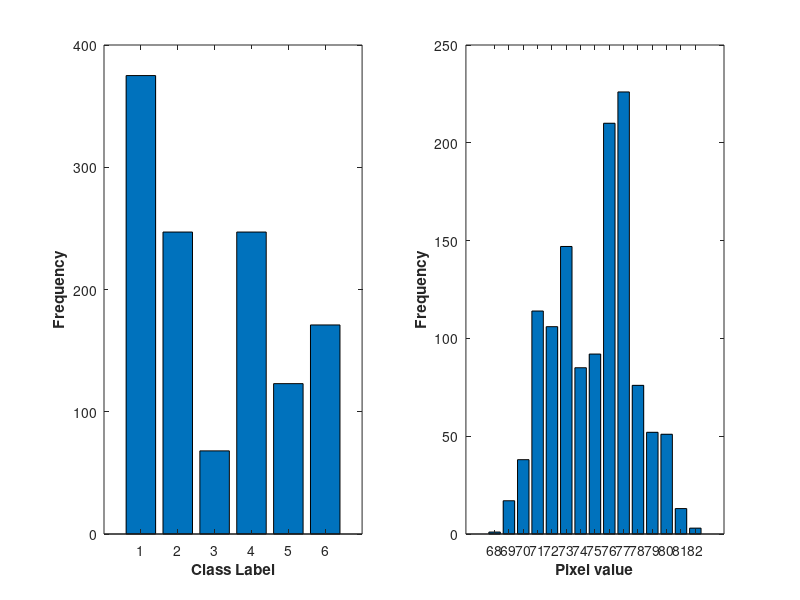
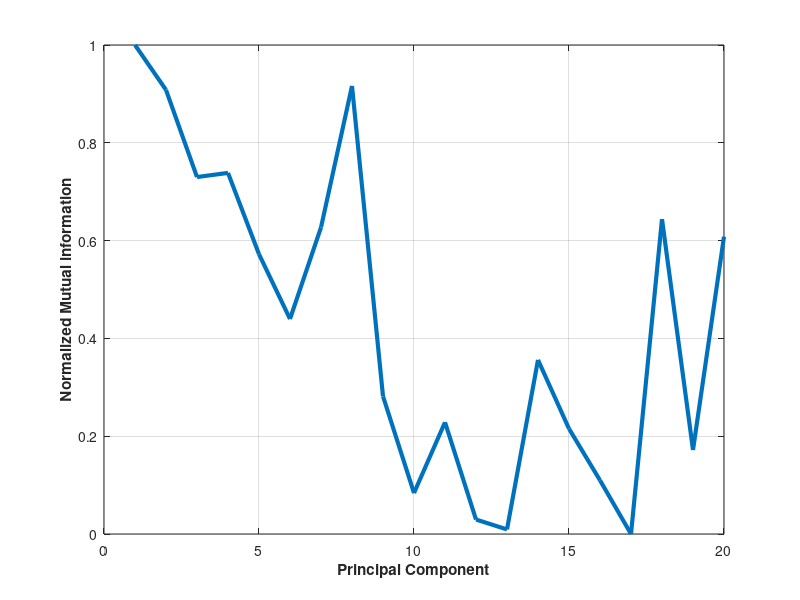

Here is the MATLAB script that generated these plots, in order:
clc;
clear all;
close all;

% mutual information
load PC_DC_Train.txt % loads input data
data=PC_DC_Train(:,3:end);% input starting from row 3 upto end are considered sample data 

c1 =PC_DC_Train(:,1);% first row input is cosidered as class label
[n m] = size(c1);%n= row , m= column of class label data
H_classlabel = zeros(1,m);



for Column = 1:m
    Alphabet = unique(c1(:,Column));%finds each class label
    Frequency = zeros(size(Alphabet));% for each class label
    for symbol = 1:length(Alphabet)
        Frequency(symbol) = sum(c1(:,Column) == Alphabet(symbol));%total no of each class label appearing
    end
    P = Frequency / sum(Frequency);% calculates probablity of each class label
    H_classlabel(Column) = -sum(P .* log2(P));% calculates marginal entropy of each class label
end
 figure,%plots histogram of class label
 subplot(1,2,1)
 bar( Alphabet,Frequency)
xlabel('Class Label','FontWeight','bold');
ylabel('Frequency','FontWeight','bold');
%title('Class Label histogram');
[n1, m1] = size(data);%n= row , m= column of sample data
H_sample = zeros(1,m);

for Column = 1:m1
    Alphabet1 = unique(data(:,Column));%finds each class of sample
    Frequency1 = zeros(size(Alphabet1));
    for symbol = 1:length(Alphabet1)
        Frequency1(symbol) = sum(data(:,Column) == Alphabet1(symbol));%total no of each sample class  appearing
    end
    P1 = Frequency1 / sum(Frequency1);% calculates probablity of each sample
    H_sample(Column) = -sum(P1 .* log2(P1));% calculates marginal entropy of each sample
end
 subplot(1,2,2)%plots histogram of sample
 bar( Alphabet1,Frequency1)
 xlabel('Pixel value','FontWeight','bold');
 ylabel('Frequency', 'FontWeight','bold');
 %title('Sample histogram');

mi=zeros(1,m1);
for i=1:m1
    indrow = double(c1(:)) + 1;%no of class label
    indcol = double(data(:,i)) + 1;% data in i th column
    jointHistogram = accumarray([indrow indcol], 1);% creates combination of (xi, yi)
    jointProb = jointHistogram / numel(indrow);%calculates joint probabilty of (xi, yi)
    indNoZero = jointHistogram ~= 0;%initially probability 0
    jointProb1DNoZero = jointProb(indNoZero);%satarts from (0,0)
    jointEntropy = -sum(jointProb1DNoZero.*log2(jointProb1DNoZero));%calculates joint entropy h(x,y)
    mi(i)=H_sample(i)+ H_classlabel-jointEntropy;%calculates mi = h(x)+h(y)-h(x,y)  
end
normData = mi - min(mi(:));
normData = normData ./( max(mi(:))- min(mi(:)));
pc=1:m1;
figure,%plots mi vs pc graph
plot(pc,normData,'LineWidth',3)
grid on;
xlabel('Principal Component','FontWeight','bold');
ylabel('Normalized Mutual information','FontWeight','bold');
%title('Mutual information between class label and principal component');

[spam, idx]=sort(normData(:), 'descend');
mi_pc=idx(1:10)'%takes best 10 mi 
